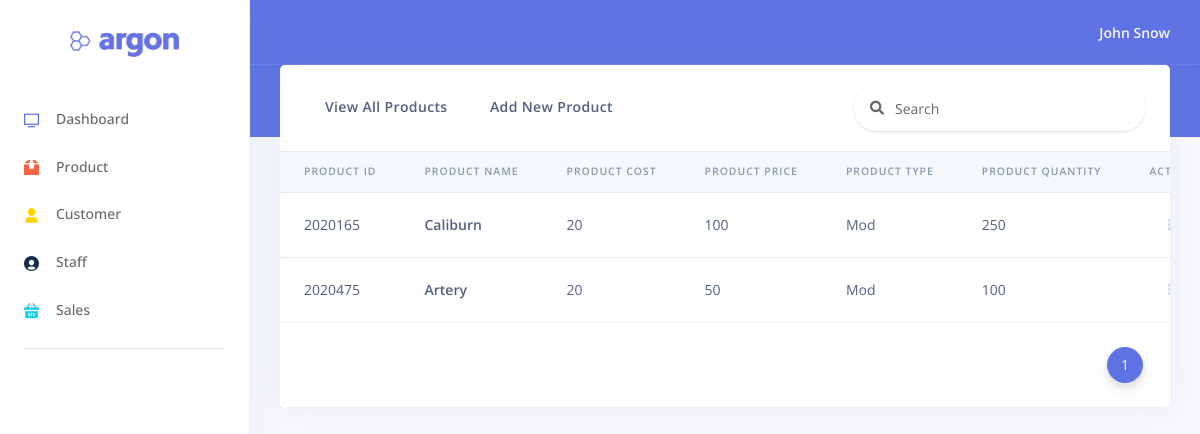
The app's page /views/product/product.php?page=1 with its own data.
### tables this page shows
CREATE TABLE `product` (
  `prodid` varchar(10) NOT NULL,
  `prodname` varchar(50) NOT NULL,
  `prodcost` double NOT NULL,
  `prodprice` double NOT NULL,
  `prodtype` varchar(30) NOT NULL,
  `prodquantity` int(11) NOT NULL
);

### views/product/product.php (the view, shortened to what this page needs)
<!DOCTYPE html>
<html>
    <body>
        <?php
            $conn = openCon();
            if(isset($_GET["page"]) == true) {
                $page = $_GET["page"];
            } else {
                $page = 0;
            }
            if($page=="" | $page == "1") {
                $page1 = 0;
            } else {
                $page1 = ($page*5)-5;
            }
            if(isset($_GET["delete"]) == true) {
                $prodid = $_GET["delete"];
                $delete="delete from product where prodid=$prodid";
                $conn->query($delete);
                $sql = "SELECT * FROM product LIMIT $page1,5";
                $result = $conn->query($sql);
            }
            else {
                $sql = "SELECT * FROM product LIMIT $page1,5";
                $result = $conn->query($sql);
            }
            if($result->num_rows > 0) {
                while($prod = $result->fetch_assoc()) {
                    $val[] = $prod;
                }
            } else {
                    $val = [];
            }
        ?>
        <?php include '../../view/navigation.php'; ?>
        <div class="main-content" id="panel">
            <div class="container-fluid mt--6">
                <div class="row">
                    <div class="col">
                        <div class="card">
                        <div class="card-header border-0">
                                <div class="row">
                                    <div class="col-sm">
                                        <a href="../../views/product/product.php">
                                            <button type="button" class="btn float-left">
                                                View All Products
                                            </button>
                                        </a>
                                        <a href="../../views/product/registerproduct.php">
                                            <button class="btn float-left">
                                                Add New Product
                                            </button>
                                        </a>
                                    </div>
                                    <form action="product.php" class="navbar-search navbar-search-light form-inline mr-sm-3" id="navbar-search-main" method="GET">
                                        <div class="form-group mb-0">
                                            <div class="input-group input-group-alternative input-group-merge">
                                                <div class="input-group-prepend">
                                                <span class="input-group-text"><i class="fas fa-search"></i></span>
                                                </div>
                                                <input class="form-control" name="search" placeholder="Search" type="text" autocomplete="off">
                                            </div>
                                        </div>
                                    </form>
                                </div>
                            </div>
                            <div class="table-responsive">
                                <table class="table align-items-center table-flush">
                                    <thead class="thead-light">
                                        <tr>
                                            <th scope="col" class="sort" data-sort="name">Product ID</th>
                                            <th scope="col" class="sort" data-sort="name">Product Name</th>
                                            <th scope="col" class="sort" data-sort="name">Product Cost</th>
                                            <th scope="col" class="sort" data-sort="name">Product Price</th>
                                            <th scope="col" class="sort" data-sort="name">Product Type</th>
                                            <th scope="col" class="sort" data-sort="name">Product Quantity</th>
                                            <th scope="col" class="sort" data-sort="name">Action</th>
                                        </tr>
                                    </thead>
                                    <tbody class="list">
                                        <?php foreach($val as $row):?>
                                        <tr>
                                            <td scope="row">
                                            <div class="media align-items-center">
                                                <div class="media-body">
                                                <span class="name mb-0 text-sm"><?php echo $row['prodid']; ?></span>
                                                </div>
                                            </div>
                                            </td>
                                            <th scope="row">
                                            <div class="media align-items-center">
                                                <div class="media-body">
                                                <span class="name mb-0 text-sm"><?php echo $row['prodname']; ?></span>
                                                </div>
                                            </div>
                                            </th>
                                            <td scope="row">
                                            <div class="media align-items-center">
                                                <div class="media-body">
                                                <span class="name mb-0 text-sm"><?php echo $row['prodcost']; ?></span>
                                                </div>
                                            </div>
                                            </td>
                                            <td scope="row">
                                            <div class="media align-items-center">
                                                <div class="media-body">
                                                <span class="name mb-0 text-sm"><?php echo $row['prodprice']; ?></span>
                                                </div>
                                            </div>
                                            </td>
                                            <td scope="row">
                                            <div class="media align-items-center">
                                                <div class="media-body">
                                                <span class="name mb-0 text-sm"><?php echo $row['prodtype']; ?></span>
                                                </div>
                                            </div>
                                            </td>
                                            <td scope="row">
                                            <div class="media align-items-center">
                                                <div class="media-body">
                                                <span class="name mb-0 text-sm"><?php echo $row['prodquantity']; ?></span>
                                                </div>
                                            </div>
                                            </td>
                                            <td class="text-right">
                                            <div class="dropdown">
                                                <a class="btn btn-sm btn-icon-only text-light" href="#" role="button" data-toggle="dropdown" aria-haspopup="true" aria-expanded="false">
                                                <i class="fas fa-ellipsis-v"></i>
                                                </a>
                                            </div>
                                            </td>
                                        </tr>
                                        <?php endforeach;?>
                                    </tbody>
                                </table>
                            </div>
                            <div class="card-footer py-4">
                                <nav aria-label="...">
                                    <ul class="pagination justify-content-end mb-0">
                                        <?php
                                            if(isset($_GET["search"]) == true) {
                                                $sql2="SELECT count(*) FROM product WHERE
                                                (prodid like '%$searching%'
                                                or prodname like '%$searching%'
                                                or prodcost like '%$searching%'
                                                or prodprice like'%$searching%'
                                                or prodtype like '%$searching%'
                                                or prodquantity like '%$searching%')";
                                            } else {
                                                $sql2 = "SELECT count(*) FROM product";
                                            }
                                            $result = $conn->query($sql2);
                                            $pagination = $result->fetch_row();
                                            $count = ceil($pagination[0]/5);
                                            for($pageno=1; $pageno<=$count; $pageno++) {
                                        ?>
                                        <li class="page-item <?php if($_GET["page"] == null) $_GET["page"] = 1; if($_GET["page"] == $pageno) echo "active";?>">
                                            <a class="page-link" href="product.php?page=<?=$pageno;?>"><?=$pageno;?></a>
                                        </li>
                                        <?php } CloseCon($conn); ?>
                                    </ul>
                                </nav>
                            </div>
                        </div>
                    </div>
                </div>
            </div>
        </div>
    </body>
</html>

### records on screen
product: prodid "2020165", prodname "Caliburn", prodcost "20", prodprice "100", prodtype "Mod", prodquantity "250"
product: prodid "2020475", prodname "Artery", prodcost "20", prodprice "50", prodtype "Mod", prodquantity "100"
